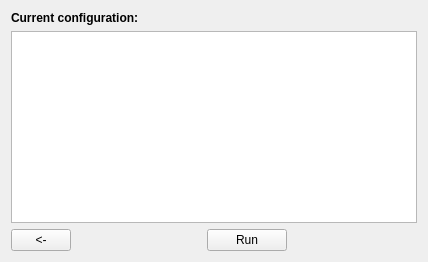
<?xml version="1.0" encoding="UTF-8"?>
<ui version="4.0">
 <class>MSVPA_Tab12</class>
 <widget class="QWidget" name="MSVPA_Tab12">
  <property name="geometry">
   <rect>
    <x>0</x>
    <y>0</y>
    <width>428</width>
    <height>262</height>
   </rect>
  </property>
  <property name="windowTitle">
   <string>Form</string>
  </property>
  <layout class="QVBoxLayout" name="verticalLayout">
   <item>
    <layout class="QVBoxLayout" name="verticalLayout_4">
     <item>
      <widget class="QLabel" name="label">
       <property name="font">
        <font>
         <weight>75</weight>
         <bold>true</bold>
        </font>
       </property>
       <property name="text">
        <string>Current configuration:</string>
       </property>
      </widget>
     </item>
     <item>
      <widget class="QTextEdit" name="MSVPA_Tab12_CurrentConfigTE"/>
     </item>
     <item>
      <layout class="QHBoxLayout" name="horizontalLayout_45">
       <item>
        <widget class="QPushButton" name="MSVPA_Tab12_PrevPB">
         <property name="sizePolicy">
          <sizepolicy hsizetype="Fixed" vsizetype="Fixed">
           <horstretch>0</horstretch>
           <verstretch>0</verstretch>
          </sizepolicy>
         </property>
         <property name="minimumSize">
          <size>
           <width>60</width>
           <height>0</height>
          </size>
         </property>
         <property name="maximumSize">
          <size>
           <width>60</width>
           <height>16777215</height>
          </size>
         </property>
         <property name="toolTip">
          <string>Go to previous tab page</string>
         </property>
         <property name="statusTip">
          <string>Go to previous tab page</string>
         </property>
         <property name="text">
          <string>&lt;-</string>
         </property>
        </widget>
       </item>
       <item>
        <spacer name="horizontalSpacer_9">
         <property name="orientation">
          <enum>Qt::Horizontal</enum>
         </property>
         <property name="sizeHint" stdset="0">
          <size>
           <width>40</width>
           <height>20</height>
          </size>
         </property>
        </spacer>
       </item>
       <item>
        <widget class="QPushButton" name="MSVPA_Tab12_RunPB">
         <property name="toolTip">
          <string>Run the current MSVPA configuration</string>
         </property>
         <property name="statusTip">
          <string>Run the current MSVPA configuration</string>
         </property>
         <property name="text">
          <string>Run</string>
         </property>
        </widget>
       </item>
       <item>
        <spacer name="verticalSpacer_27">
         <property name="orientation">
          <enum>Qt::Horizontal</enum>
         </property>
         <property name="sizeType">
          <enum>QSizePolicy::Expanding</enum>
         </property>
         <property name="sizeHint" stdset="0">
          <size>
           <width>48</width>
           <height>20</height>
          </size>
         </property>
        </spacer>
       </item>
      </layout>
     </item>
    </layout>
   </item>
  </layout>
 </widget>
 <resources/>
 <connections/>
</ui>
